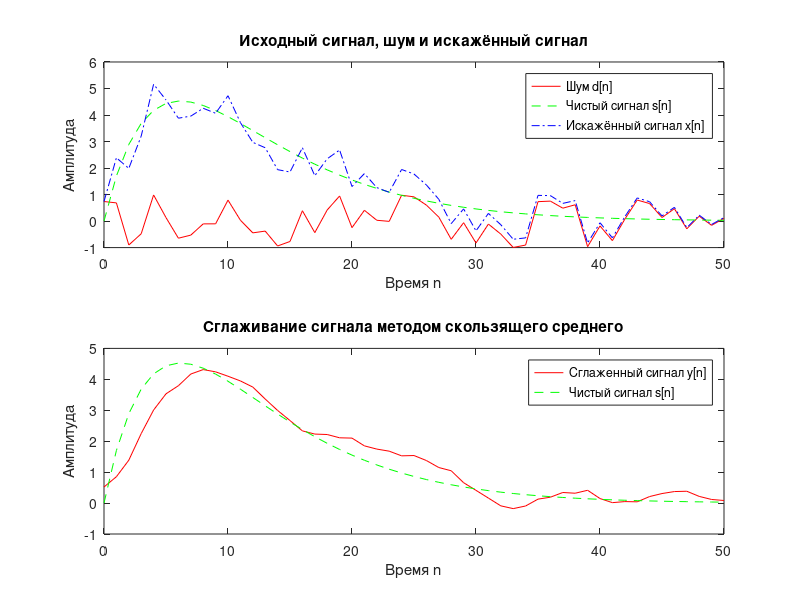

Recreate this plot in MATLAB.
% Метод скользящего среднего (Moving Average)
% Сглаживание сигнала путём усреднения

% Инициализация графика
clf;

% Параметры сигнала
R = 51;
d = 2 * (rand(R, 1) - 0.5); % Генерация случайного шума
m = 0:R-1;
s = 2 * m .* (0.85 .^ m); % Генерация чистого сигнала
x = s + d'; % Генерация искажённого шумом сигнала

% Визуализация исходного сигнала, шума и искажённого сигнала
subplot(2,1,1);
plot(m, d', 'r-', m, s, 'g--', m, x, 'b-.');
xlabel('Время n'); ylabel('Амплитуда');
legend('Шум d[n]', 'Чистый сигнал s[n]', 'Искажённый сигнал x[n]');
title('Исходный сигнал, шум и искажённый сигнал');

% Применение метода скользящего среднего
x1 = [0 0 0 0 0 x]; x2 = [0 0 0 0 x 0]; x3 = [0 0 0 x 0 0];
x4 = [0 0 x 0 0 0]; x5 = [0 x 0 0 0 0]; x6 = [x 0 0 0 0 0];
y = (x1 + x2 + x3 + x4 + x5 + x6) / 6;

% Отображение результатов сглаживания
subplot(2,1,2);
plot(m, y(2:R+1), 'r-', m, s, 'g--');
legend('Сглаженный сигнал y[n]', 'Чистый сигнал s[n]');
xlabel('Время n'); ylabel('Амплитуда');
title('Сглаживание сигнала методом скользящего среднего');
